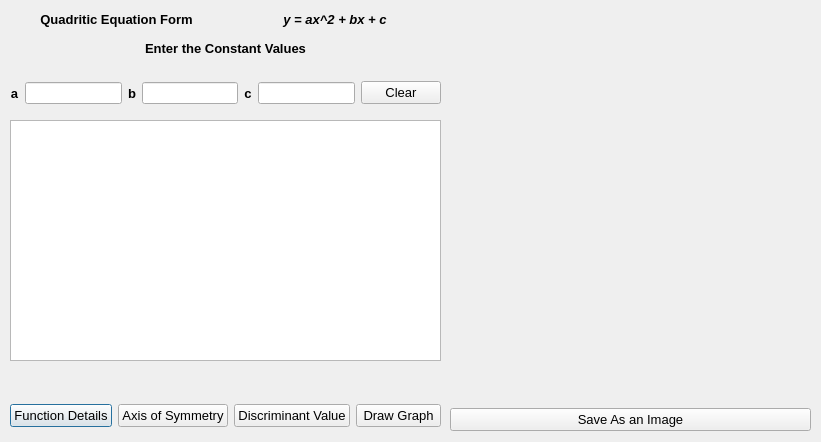
<?xml version="1.0" encoding="UTF-8"?>
<ui version="4.0">
 <class>quadritic_gui</class>
 <widget class="QDialog" name="quadritic_gui">
  <property name="geometry">
   <rect>
    <x>0</x>
    <y>0</y>
    <width>821</width>
    <height>442</height>
   </rect>
  </property>
  <property name="windowTitle">
   <string>EquateToGraph - Quadritic Function</string>
  </property>
  <property name="windowIcon">
   <iconset resource="../equatetograph.qrc">
    <normaloff>:/images/images/title_icon.png</normaloff>:/images/images/title_icon.png</iconset>
  </property>
  <widget class="QLabel" name="lbl_enter_values">
   <property name="geometry">
    <rect>
     <x>140</x>
     <y>40</y>
     <width>171</width>
     <height>16</height>
    </rect>
   </property>
   <property name="font">
    <font>
     <pointsize>10</pointsize>
     <weight>75</weight>
     <bold>true</bold>
    </font>
   </property>
   <property name="text">
    <string>Enter the Constant Values</string>
   </property>
   <property name="alignment">
    <set>Qt::AlignCenter</set>
   </property>
  </widget>
  <widget class="QTextBrowser" name="text_quadOutput">
   <property name="geometry">
    <rect>
     <x>10</x>
     <y>120</y>
     <width>431</width>
     <height>241</height>
    </rect>
   </property>
   <property name="font">
    <font>
     <family>Arial Rounded MT Bold</family>
     <pointsize>10</pointsize>
    </font>
   </property>
  </widget>
  <widget class="QWidget" name="layoutWidget">
   <property name="geometry">
    <rect>
     <x>10</x>
     <y>9</y>
     <width>431</width>
     <height>20</height>
    </rect>
   </property>
   <layout class="QHBoxLayout" name="horizontalLayout">
    <item>
     <widget class="QLabel" name="lbl_quadep_form">
      <property name="font">
       <font>
        <pointsize>10</pointsize>
        <weight>75</weight>
        <bold>true</bold>
       </font>
      </property>
      <property name="text">
       <string>Quadritic Equation Form</string>
      </property>
      <property name="scaledContents">
       <bool>false</bool>
      </property>
      <property name="alignment">
       <set>Qt::AlignCenter</set>
      </property>
     </widget>
    </item>
    <item>
     <widget class="QLabel" name="lbl_quadeq">
      <property name="font">
       <font>
        <pointsize>10</pointsize>
        <weight>75</weight>
        <italic>true</italic>
        <bold>true</bold>
       </font>
      </property>
      <property name="text">
       <string>y = ax^2 + bx + c</string>
      </property>
      <property name="alignment">
       <set>Qt::AlignCenter</set>
      </property>
     </widget>
    </item>
   </layout>
  </widget>
  <widget class="QWidget" name="layoutWidget">
   <property name="geometry">
    <rect>
     <x>10</x>
     <y>400</y>
     <width>431</width>
     <height>31</height>
    </rect>
   </property>
   <layout class="QHBoxLayout" name="horizontalLayout_3">
    <item>
     <widget class="QPushButton" name="btn_funcDetail">
      <property name="font">
       <font>
        <pointsize>10</pointsize>
       </font>
      </property>
      <property name="text">
       <string>Function Details</string>
      </property>
     </widget>
    </item>
    <item>
     <widget class="QPushButton" name="btn_axisOfSym">
      <property name="font">
       <font>
        <pointsize>10</pointsize>
       </font>
      </property>
      <property name="text">
       <string>Axis of Symmetry</string>
      </property>
     </widget>
    </item>
    <item>
     <widget class="QPushButton" name="btn_discValue">
      <property name="font">
       <font>
        <pointsize>10</pointsize>
       </font>
      </property>
      <property name="text">
       <string>Discriminant Value</string>
      </property>
     </widget>
    </item>
    <item>
     <widget class="QPushButton" name="btn_graphDraw">
      <property name="font">
       <font>
        <pointsize>10</pointsize>
       </font>
      </property>
      <property name="text">
       <string>Draw Graph</string>
      </property>
     </widget>
    </item>
   </layout>
  </widget>
  <widget class="QWidget" name="layoutWidget">
   <property name="geometry">
    <rect>
     <x>10</x>
     <y>80</y>
     <width>431</width>
     <height>26</height>
    </rect>
   </property>
   <layout class="QHBoxLayout" name="horizontalLayout_2">
    <item>
     <widget class="QLabel" name="lbl_aValue">
      <property name="font">
       <font>
        <pointsize>10</pointsize>
        <weight>75</weight>
        <bold>true</bold>
       </font>
      </property>
      <property name="text">
       <string>a</string>
      </property>
      <property name="alignment">
       <set>Qt::AlignCenter</set>
      </property>
     </widget>
    </item>
    <item>
     <widget class="QLineEdit" name="line_aValue"/>
    </item>
    <item>
     <widget class="QLabel" name="lbl_bValue">
      <property name="font">
       <font>
        <pointsize>10</pointsize>
        <weight>75</weight>
        <bold>true</bold>
       </font>
      </property>
      <property name="text">
       <string>b</string>
      </property>
      <property name="alignment">
       <set>Qt::AlignCenter</set>
      </property>
     </widget>
    </item>
    <item>
     <widget class="QLineEdit" name="line_bvalue"/>
    </item>
    <item>
     <widget class="QLabel" name="lbl_CValue">
      <property name="font">
       <font>
        <pointsize>10</pointsize>
        <weight>75</weight>
        <bold>true</bold>
       </font>
      </property>
      <property name="text">
       <string>c</string>
      </property>
      <property name="alignment">
       <set>Qt::AlignCenter</set>
      </property>
     </widget>
    </item>
    <item>
     <widget class="QLineEdit" name="lineCValue"/>
    </item>
    <item>
     <widget class="QPushButton" name="btn_clear">
      <property name="font">
       <font>
        <pointsize>10</pointsize>
       </font>
      </property>
      <property name="text">
       <string>Clear</string>
      </property>
     </widget>
    </item>
   </layout>
  </widget>
  <widget class="QWidget" name="layoutWidget">
   <property name="geometry">
    <rect>
     <x>450</x>
     <y>10</y>
     <width>361</width>
     <height>421</height>
    </rect>
   </property>
   <layout class="QVBoxLayout" name="verticalLayout">
    <item>
     <widget class="QCustomPlot" name="customPlot" native="true"/>
    </item>
    <item>
     <widget class="QPushButton" name="btn_saveImage">
      <property name="font">
       <font>
        <pointsize>10</pointsize>
       </font>
      </property>
      <property name="text">
       <string>Save As an Image</string>
      </property>
     </widget>
    </item>
   </layout>
  </widget>
 </widget>
 <customwidgets>
  <customwidget>
   <class>QCustomPlot</class>
   <extends>QWidget</extends>
   <header>qcustomplot.h</header>
   <container>1</container>
  </customwidget>
 </customwidgets>
 <resources>
  <include location="../equatetograph.qrc"/>
 </resources>
 <connections>
  <connection>
   <sender>btn_clear</sender>
   <signal>clicked()</signal>
   <receiver>text_quadOutput</receiver>
   <slot>clear()</slot>
   <hints>
    <hint type="sourcelabel">
     <x>407</x>
     <y>94</y>
    </hint>
    <hint type="destinationlabel">
     <x>411</x>
     <y>177</y>
    </hint>
   </hints>
  </connection>
  <connection>
   <sender>btn_clear</sender>
   <signal>clicked()</signal>
   <receiver>line_aValue</receiver>
   <slot>clear()</slot>
   <hints>
    <hint type="sourcelabel">
     <x>418</x>
     <y>84</y>
    </hint>
    <hint type="destinationlabel">
     <x>134</x>
     <y>82</y>
    </hint>
   </hints>
  </connection>
  <connection>
   <sender>btn_clear</sender>
   <signal>clicked()</signal>
   <receiver>line_bvalue</receiver>
   <slot>clear()</slot>
   <hints>
    <hint type="sourcelabel">
     <x>426</x>
     <y>93</y>
    </hint>
    <hint type="destinationlabel">
     <x>260</x>
     <y>90</y>
    </hint>
   </hints>
  </connection>
  <connection>
   <sender>btn_clear</sender>
   <signal>clicked()</signal>
   <receiver>lineCValue</receiver>
   <slot>clear()</slot>
   <hints>
    <hint type="sourcelabel">
     <x>432</x>
     <y>97</y>
    </hint>
    <hint type="destinationlabel">
     <x>394</x>
     <y>98</y>
    </hint>
   </hints>
  </connection>
 </connections>
</ui>
